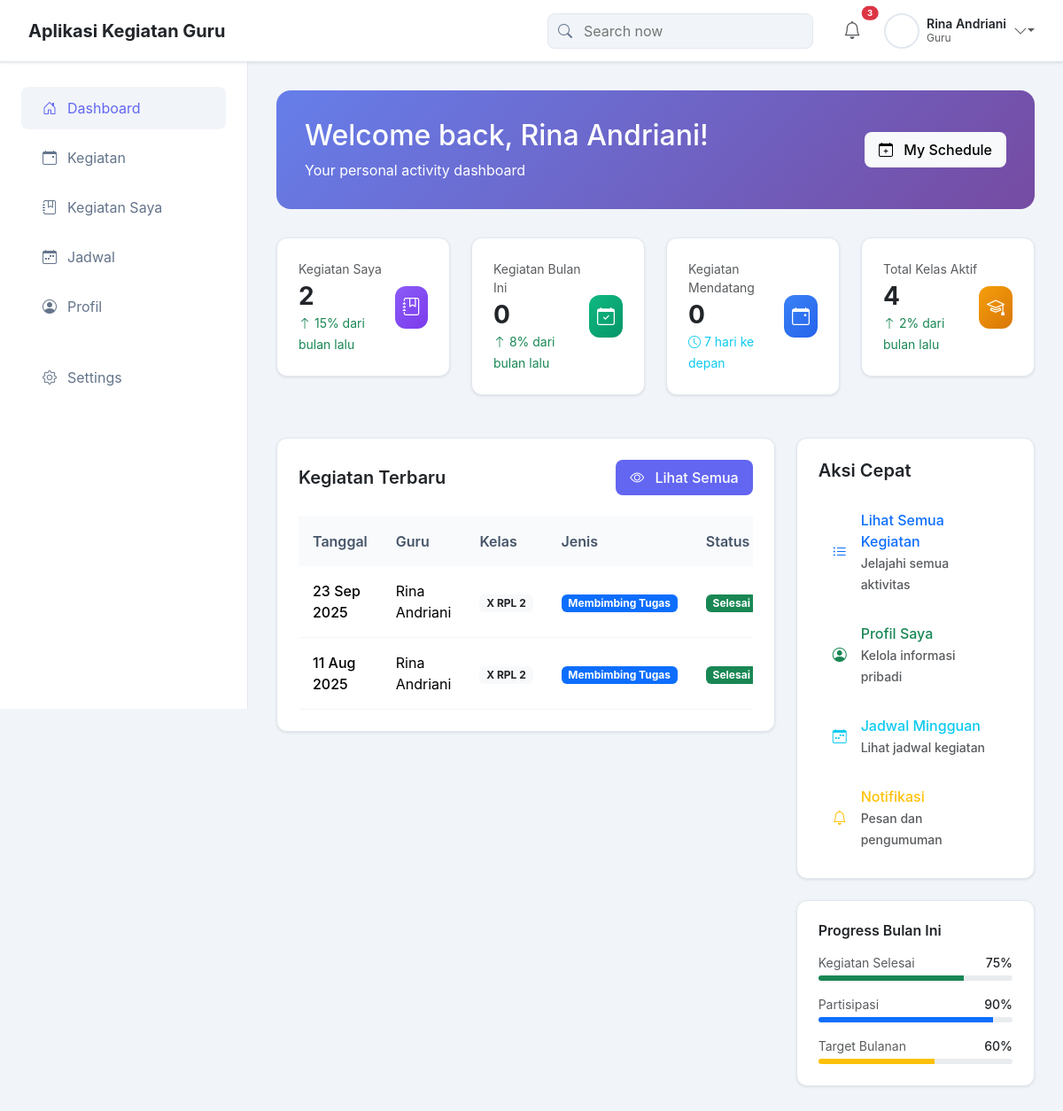
Page /app/user_dashboard.php (signed in) on the committed database.
### tables this page shows
CREATE TABLE `kegiatan_guru` (
  `id_kegiatan` int(11) NOT NULL,
  `id_user` int(11) NOT NULL,
  `id_kelas` int(11) NOT NULL,
  `id_jenis` int(11) NOT NULL,
  `tanggal` date NOT NULL,
  `laporan` text NOT NULL,
  `created_at` timestamp NOT NULL DEFAULT current_timestamp()
);

CREATE TABLE `users` (
  `id_user` int(11) NOT NULL,
  `username` varchar(50) NOT NULL,
  `password` varchar(255) NOT NULL,
  `nip_verification` varchar(18) DEFAULT NULL COMMENT 'NIP untuk verifikasi guru',
  `nisn_verification` varchar(10) DEFAULT NULL COMMENT 'NISN untuk verifikasi siswa',
  `nama_lengkap` varchar(100) NOT NULL,
  `role` enum('admin','guru','siswa') DEFAULT NULL COMMENT 'Role will be assigned by admin after verification',
  `status` enum('pending','approved','rejected') NOT NULL DEFAULT 'pending',
  `created_at` timestamp NOT NULL DEFAULT current_timestamp(),
  `email` varchar(100) DEFAULT NULL,
  `phone` varchar(20) DEFAULT NULL,
  `alamat` text DEFAULT NULL,
  `kelas_id` int(11) DEFAULT NULL,
  `profile_picture` varchar(255) DEFAULT NULL
);

CREATE TABLE `kelas` (
  `id_kelas` int(11) NOT NULL,
  `nama_kelas` varchar(50) NOT NULL
);

CREATE TABLE `jenis_kegiatan` (
  `id_jenis` int(11) NOT NULL,
  `nama_jenis` varchar(100) NOT NULL
);

### app/user_dashboard.php (the view, shortened to what this page needs)
<?php
include 'koneksi.php';
$conn = $koneksi;
$user_id = $_SESSION['id_user'] ?? 1;
$user_role = $_SESSION['role'] ?? 'siswa';
if ($user_role == 'guru') {
    $q1 = mysqli_query($conn, "SELECT COUNT(*) as total FROM kegiatan_guru WHERE id_user = $user_id");
    $my_activities = ($q1 && mysqli_num_rows($q1) > 0) ? mysqli_fetch_assoc($q1)['total'] : 0;
    $activity_label = "Kegiatan Saya";
} else {
    $q1 = mysqli_query($conn, "SELECT COUNT(*) as total FROM kegiatan_guru");
    $my_activities = ($q1 && mysqli_num_rows($q1) > 0) ? mysqli_fetch_assoc($q1)['total'] : 0;
    $activity_label = "Kegiatan Tersedia";
}
$q2 = mysqli_query($conn, "SELECT COUNT(*) as total FROM kelas");
$total_classes = ($q2 && mysqli_num_rows($q2) > 0) ? mysqli_fetch_assoc($q2)['total'] : 0;
$q3 = mysqli_query($conn, "SELECT COUNT(*) as total FROM kegiatan_guru
                           WHERE MONTH(tanggal) = MONTH(CURRENT_DATE())
                           AND YEAR(tanggal) = YEAR(CURRENT_DATE())");
$monthly_activities = ($q3 && mysqli_num_rows($q3) > 0) ? mysqli_fetch_assoc($q3)['total'] : 0;
$q4 = mysqli_query($conn, "SELECT COUNT(*) as total FROM kegiatan_guru
                           WHERE tanggal BETWEEN CURRENT_DATE() AND DATE_ADD(CURRENT_DATE(), INTERVAL 7 DAY)");
$upcoming_activities = ($q4 && mysqli_num_rows($q4) > 0) ? mysqli_fetch_assoc($q4)['total'] : 0;
?>
<!doctype html>
<html lang="en">
<head>
  <link href="https://cdn.jsdelivr.net/npm/bootstrap@5.3.2/dist/css/bootstrap.min.css" rel="stylesheet">
  <link href="https://cdn.jsdelivr.net/npm/bootstrap-icons@1.11.0/font/bootstrap-icons.css" rel="stylesheet">
</head>
<body>
<div class="navbar-hover-zone" id="navbarHoverZone"></div>
<nav class="main-header navbar-visible" id="mainHeader">
  <div class="navbar-brand">
    <h5 class="mb-0 fw-bold text-dark">Aplikasi Kegiatan Guru</h5>
  </div>
  <div class="navbar-actions">
    <div class="search-container">
      <i class="bi bi-search position-absolute" style="left: 12px; color: #64748b; z-index: 1;"></i>
      <input type="text" class="search-box" placeholder="Search now" style="padding-left: 2.5rem;">
    </div>
    <div class="user-section">
      <div class="notification-icon">
        <i class="bi bi-bell text-muted fs-5"></i>
        <span class="position-absolute top-0 start-100 translate-middle badge rounded-pill bg-danger" style="font-size: 0.6rem;">3</span>
      </div>
      <div class="d-flex align-items-center gap-2">
        <?php
        $profile_query = mysqli_query($conn, "SELECT profile_picture FROM users WHERE id_user = $user_id");
        $profile_data = mysqli_fetch_assoc($profile_query);
        $profile_pic_path = isset($profile_data['profile_picture']) && $profile_data['profile_picture']
                           ? "../uploads/profile_pictures/" . $profile_data['profile_picture']
                           : "../aplikasi-kegiatan-admin-module/img/avatar.png";
        ?>
        <img src="<?php echo $profile_pic_path; ?>" alt="User" class="user-avatar">
        <div class="d-flex flex-column justify-content-center">
          <span class="fw-semibold text-dark" style="font-size: 0.875rem; line-height: 1.2;"><?php echo $_SESSION['nama_lengkap']; ?></span>
          <span class="text-muted" style="font-size: 0.75rem; line-height: 1.2;"><?php echo ucfirst($_SESSION['role']); ?></span>
        </div>
        <div class="dropdown">
          <i class="bi bi-chevron-down text-muted dropdown-toggle" data-bs-toggle="dropdown" style="cursor: pointer;"></i>
        </div>
      </div>
    </div>
  </div>
</nav>
<aside class="sidebar" id="sidebar">
  <div class="p-4">
    <ul class="nav flex-column">
      <li class="nav-item">
        <a class="nav-link active" href="user_dashboard.php">
          <i class="bi bi-house-door"></i>
          Dashboard
        </a>
      </li>
      <li class="nav-item">
        <a class="nav-link" href="kegiatan_user.php">
          <i class="bi bi-calendar-event"></i>
          Kegiatan
        </a>
      </li>
      <?php if ($user_role == 'guru'): ?>
      <li class="nav-item">
        <a class="nav-link" href="my_activities.php">
          <i class="bi bi-journal-bookmark"></i>
          Kegiatan Saya
        </a>
      </li>
      <?php endif; ?>
      <li class="nav-item">
        <a class="nav-link" href="schedule.php">
          <i class="bi bi-calendar-week"></i>
          Jadwal
        </a>
      </li>
      <li class="nav-item">
        <a class="nav-link" href="profile.php">
          <i class="bi bi-person-circle"></i>
          Profil
        </a>
      </li>
      <li class="nav-item mt-4">
        <a class="nav-link" href="settings.php">
          <i class="bi bi-gear"></i>
          Settings
        </a>
      </li>
    </ul>
  </div>
</aside>
<main class="main-content">
  <div class="welcome-section">
    <div class="row align-items-center">
      <div class="col-md-8">
        <h2 class="mb-2">Welcome back, <?php echo $_SESSION['nama_lengkap']; ?>!</h2>
        <p class="mb-0 opacity-90">Your personal activity dashboard</p>
      </div>
      <div class="col-md-4 text-end">
        <button class="btn btn-light btn-modern">
          <i class="bi bi-calendar-plus me-2"></i>
          My Schedule
        </button>
      </div>
    </div>
  </div>
  <div class="row g-4 mb-5">
    <div class="col-md-3">
      <div class="metric-card">
        <div class="d-flex align-items-center justify-content-between">
          <div>
            <p class="text-muted mb-1" style="font-size: 0.875rem;"><?= $activity_label ?></p>
            <h3 class="mb-0 fw-bold"><?= number_format($my_activities); ?></h3>
            <small class="text-success">
              <i class="bi bi-arrow-up"></i> 15% dari bulan lalu
            </small>
          </div>
          <div class="metric-icon icon-purple">
            <i class="bi bi-journal-bookmark"></i>
          </div>
        </div>
      </div>
    </div>
    <div class="col-md-3">
      <div class="metric-card">
        <div class="d-flex align-items-center justify-content-between">
          <div>
            <p class="text-muted mb-1" style="font-size: 0.875rem;">Kegiatan Bulan Ini</p>
            <h3 class="mb-0 fw-bold"><?= number_format($monthly_activities); ?></h3>
            <small class="text-success">
              <i class="bi bi-arrow-up"></i> 8% dari bulan lalu
            </small>
          </div>
          <div class="metric-icon icon-green">
            <i class="bi bi-calendar-check"></i>
          </div>
        </div>
      </div>
    </div>
    <div class="col-md-3">
      <div class="metric-card">
        <div class="d-flex align-items-center justify-content-between">
          <div>
            <p class="text-muted mb-1" style="font-size: 0.875rem;">Kegiatan Mendatang</p>
            <h3 class="mb-0 fw-bold"><?= number_format($upcoming_activities); ?></h3>
            <small class="text-info">
              <i class="bi bi-clock"></i> 7 hari ke depan
            </small>
          </div>
          <div class="metric-icon icon-blue">
            <i class="bi bi-calendar-event"></i>
          </div>
        </div>
      </div>
    </div>
    <div class="col-md-3">
      <div class="metric-card">
        <div class="d-flex align-items-center justify-content-between">
          <div>
            <p class="text-muted mb-1" style="font-size: 0.875rem;">Total Kelas Aktif</p>
            <h3 class="mb-0 fw-bold"><?= number_format($total_classes); ?></h3>
            <small class="text-success">
              <i class="bi bi-arrow-up"></i> 2% dari bulan lalu
            </small>
          </div>
          <div class="metric-icon icon-orange">
            <i class="bi bi-mortarboard"></i>
          </div>
        </div>
      </div>
    </div>
  </div>
  <div class="row g-4 mb-4">
    <div class="col-lg-8">
      <div class="metric-card">
        <div class="d-flex align-items-center justify-content-between mb-4">
          <h5 class="mb-0 fw-semibold">Kegiatan Terbaru</h5>
          <a href="kegiatan_user.php" class="btn btn-primary-modern btn-modern">
            <i class="bi bi-eye me-2"></i>
            Lihat Semua
          </a>
        </div>
        <div class="table-responsive">
          <table class="table table-modern mb-0">
            <thead>
              <tr>
                <th>Tanggal</th>
                <th>Guru</th>
                <th>Kelas</th>
                <th>Jenis</th>
                <th>Status</th>
              </tr>
            </thead>
            <tbody>
            <?php
            $sql = "SELECT kg.id_kegiatan, kg.tanggal, kg.laporan,
                    u.nama_lengkap as guru, k.nama_kelas as kelas, j.nama_jenis as jenis
                    FROM kegiatan_guru kg
                    LEFT JOIN users u ON kg.id_user = u.id_user
                    LEFT JOIN kelas k ON kg.id_kelas = k.id_kelas
                    LEFT JOIN jenis_kegiatan j ON kg.id_jenis = j.id_jenis
                    ORDER BY kg.tanggal DESC
                    LIMIT 5";
            $res = mysqli_query($conn, $sql);
            if ($res && mysqli_num_rows($res) > 0) {
              while ($row = mysqli_fetch_assoc($res)) {
                $status = strtotime($row['tanggal']) > time() ? 'Mendatang' : 'Selesai';
                $status_class = strtotime($row['tanggal']) > time() ? 'bg-warning' : 'bg-success';
                echo '<tr>';
                echo '<td><span class="fw-medium">'.date('d M Y', strtotime($row['tanggal'])).'</span></td>';
                echo '<td>'.$row['guru'].'</td>';
                echo '<td><span class="badge bg-light text-dark">'.$row['kelas'].'</span></td>';
                echo '<td><span class="badge bg-primary">'.$row['jenis'].'</span></td>';
                echo '<td><span class="badge '.$status_class.'">'.$status.'</span></td>';
                echo '</tr>';
              }
            } else {
              echo '<tr><td colspan="6" class="text-center text-muted py-4">Belum ada kegiatan</td></tr>';
            }
            ?>
            </tbody>
          </table>
        </div>
      </div>
    </div>
    <div class="col-lg-4">
      <div class="metric-card">
        <h5 class="mb-4 fw-semibold">Aksi Cepat</h5>
        <div class="d-grid gap-3">
          <a href="kegiatan_user.php" class="btn btn-outline-primary btn-modern d-flex align-items-center">
            <i class="bi bi-list-ul me-3"></i>
            <div class="text-start">
              <div class="fw-medium">Lihat Semua Kegiatan</div>
              <small class="text-muted">Jelajahi semua aktivitas</small>
            </div>
          </a>
          <a href="profile.php" class="btn btn-outline-success btn-modern d-flex align-items-center">
            <i class="bi bi-person-circle me-3"></i>
            <div class="text-start">
              <div class="fw-medium">Profil Saya</div>
              <small class="text-muted">Kelola informasi pribadi</small>
            </div>
          </a>
          <a href="schedule.php" class="btn btn-outline-info btn-modern d-flex align-items-center">
            <i class="bi bi-calendar-week me-3"></i>
            <div class="text-start">
              <div class="fw-medium">Jadwal Mingguan</div>
              <small class="text-muted">Lihat jadwal kegiatan</small>
            </div>
          </a>
          <a href="notifications.php" class="btn btn-outline-warning btn-modern d-flex align-items-center">
            <i class="bi bi-bell me-3"></i>
            <div class="text-start">
              <div class="fw-medium">Notifikasi</div>
              <small class="text-muted">Pesan dan pengumuman</small>
            </div>
          </a>
        </div>
      </div>
      <div class="metric-card mt-4">
        <h6 class="mb-3 fw-semibold">Progress Bulan Ini</h6>
        <div class="mb-3">
          <div class="d-flex justify-content-between mb-1">
            <small class="text-muted">Kegiatan Selesai</small>
            <small class="fw-medium">75%</small>
          </div>
          <div class="progress" style="height: 6px;">
            <div class="progress-bar bg-success" style="width: 75%"></div>
          </div>
        </div>
        <div class="mb-3">
          <div class="d-flex justify-content-between mb-1">
            <small class="text-muted">Partisipasi</small>
            <small class="fw-medium">90%</small>
          </div>
          <div class="progress" style="height: 6px;">
            <div class="progress-bar bg-primary" style="width: 90%"></div>
          </div>
        </div>
        <div class="mb-0">
          <div class="d-flex justify-content-between mb-1">
            <small class="text-muted">Target Bulanan</small>
            <small class="fw-medium">60%</small>
          </div>
          <div class="progress" style="height: 6px;">
            <div class="progress-bar bg-warning" style="width: 60%"></div>
          </div>
        </div>
      </div>
    </div>
  </div>
</main>
</body>
</html>

### rows in the picture
kegiatan_guru: tanggal "23 Sep 2025", id_user.nama_lengkap "Rina Andriani", id_kelas.nama_kelas "X RPL 2", id_jenis.nama_jenis "Membimbing Tugas"
kegiatan_guru: tanggal "11 Aug 2025", id_user.nama_lengkap "Rina Andriani", id_kelas.nama_kelas "X RPL 2", id_jenis.nama_jenis "Membimbing Tugas"

### other values in the picture
$_SESSION['nama_lengkap'] "Rina Andriani"
$_SESSION['role'] "Guru"
$activity_label "Kegiatan Saya"
$my_activities "2"
$monthly_activities "0"
$upcoming_activities "0"
$total_classes "4"
